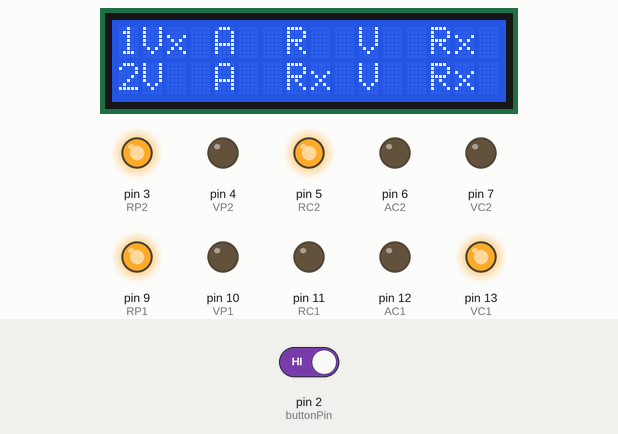
A sketch run on a simulated Arduino Uno, built with avr-gcc and run on an emulated ATmega328P. Parts: 16×2 character LCD, output pins drawn as LEDs (lit = HIGH). Inputs (shaded band) come from the test bench; at power-on: pin 2 (buttonPin) HIGH.

Above: at 1.2 s.
1.3 s: pin 2 (buttonPin) driven LOW
At 6.7 s:
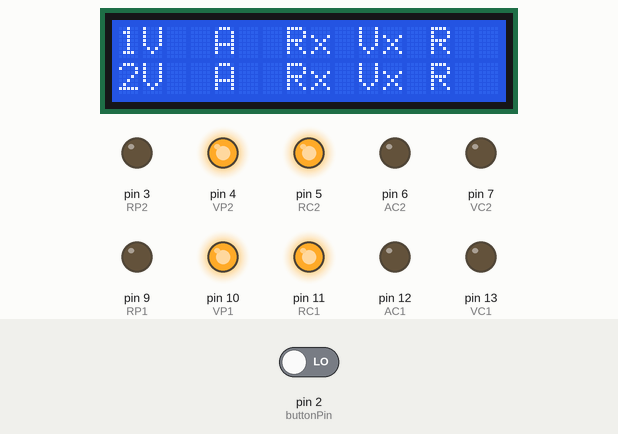
At 9.4 s:
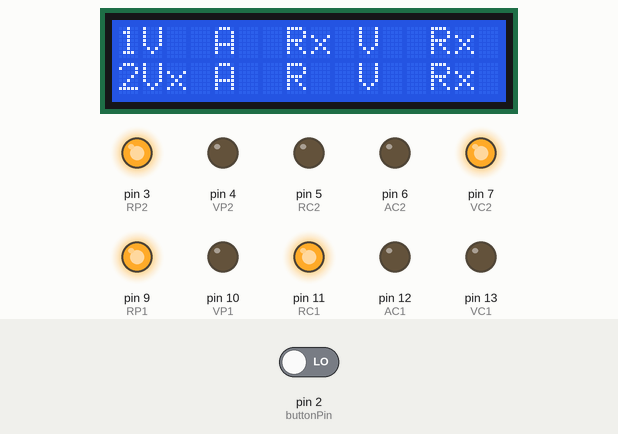
15.3 s: pin 2 (buttonPin) driven HIGH
At 19.3 s:
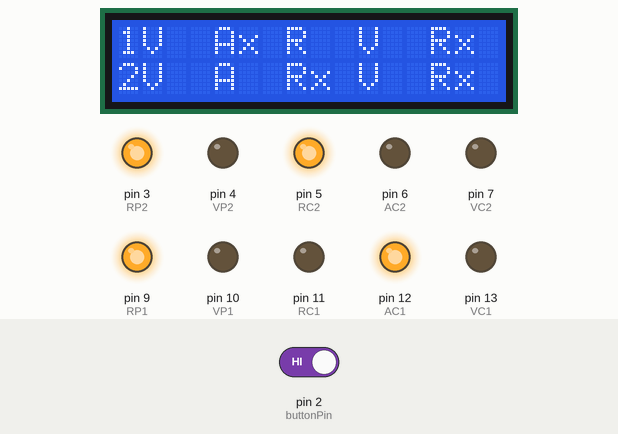
Timing chart, 0 to 34.7 s (numbered marks = the images above; inputs shaded):
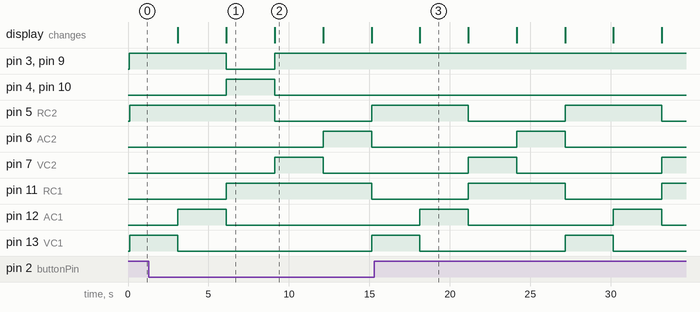

Measured:
- after the input at 1.3 s, pin 3 (RP2), pin 9 (RP1): HIGH → LOW after 4.8 s, → HIGH 3.0 s later; pin 4 (VP2), pin 10 (VP1): LOW → HIGH after 4.8 s, → LOW 3.0 s later; the display: first differs from a run without the input after 4.8 s (image 1)
- after the input at 15.3 s, pin 3 (RP2), pin 9 (RP1): stays HIGH (without the input it goes to LOW after 5.8 s); pin 4 (VP2), pin 10 (VP1): stays LOW (without the input it goes to HIGH after 5.9 s)
- by itself, pin 12 (AC1): alternates HIGH for 3.0 s and LOW for 9.0 s
- what the display in image 1 shows lasts 3.0 s, from 6.1 s to 9.1 s

The sketch:

desafio_01.ino
```cpp
//Nomes: Josefa Aline Santos e Marcella Ricoy
#include <Adafruit_LiquidCrystal.h>

int seconds = 0;

//Variaveis carro e pessoa 1
int VC1 = 13; // verde carro  1
int AC1 = 12; // amarelo carro 1
int RC1 = 11; // vermelho carro 1
int VP1 = 10; // verde pessoa 1
int RP1 = 9; // vermelho pessoa 1

//Variaveis carro e pessoa 2
int VC2 = 7; // verde carro 2
int AC2 = 6; // amarelo carro 2
int RC2 = 5; // vermelho carro 2
int VP2 = 4; // verde pessoa 2
int RP2 = 3; // vermelho pessoa 2

int buttonPin = 2;
int buttonState = 0;

Adafruit_LiquidCrystal lcd_1(0);

void setup()
{
 pinMode(RC1, OUTPUT);
 pinMode(AC1, OUTPUT);
 pinMode(VC1, OUTPUT);
 pinMode(RP1, OUTPUT);
 pinMode(VP1, OUTPUT);
 pinMode(RC2, OUTPUT);
 pinMode(AC2, OUTPUT);
 pinMode(VC2, OUTPUT);
 pinMode(RP2, OUTPUT);
 pinMode(VP2, OUTPUT);
 pinMode(buttonPin, INPUT);

  lcd_1.begin(16, 2);
  lcd_1.print("1V  A  R  V  R");

  lcd_1.setCursor(0, 1);
  lcd_1.print("2V  A  R  V  R");
}

void acendeRP1eRP2()
{
  digitalWrite(RP1, HIGH);
  digitalWrite(RP2, HIGH);
  lcd_1.setCursor(14, 0);
  lcd_1.print("x");
  lcd_1.setCursor(14, 1);
  lcd_1.print("x");
}

void apagaRC1eAC2()
{
  digitalWrite(RC1, LOW);
  digitalWrite(AC2, LOW);
  lcd_1.setCursor(8, 0);
  lcd_1.print(" ");
  lcd_1.setCursor(5, 1);
  lcd_1.print(" ");
}

void acendeVC1eRC2()
{
  digitalWrite(VC1, HIGH);
  digitalWrite(RC2, HIGH);
  lcd_1.setCursor(2, 0);
  lcd_1.print("x");
  lcd_1.setCursor(8, 1);
  lcd_1.print("x");
}

void apagaVC1()
{
  digitalWrite(VC1, LOW);
  lcd_1.setCursor(2, 0);
  lcd_1.print(" ");
}

void acendeAC1()
{
  digitalWrite(AC1,HIGH);
  lcd_1.setCursor(5, 0);
  lcd_1.print("x");
}

void apagaAC1()
{
  digitalWrite(AC1, LOW);
  lcd_1.setCursor(5, 0);
  lcd_1.print(" ");
}

void acendeRC1()
{
  digitalWrite(RC1, HIGH);
  lcd_1.setCursor(8, 0);
  lcd_1.print("x");
}

void apagaRP1eRP2()
{
  digitalWrite(RP1, LOW);
  digitalWrite(RP2, LOW);
  lcd_1.setCursor(14, 0);
  lcd_1.print(" ");
  lcd_1.setCursor(14, 1);
  lcd_1.print(" ");
}

void acendeVP1eVP2()
{
  digitalWrite(VP1, HIGH);
  digitalWrite(VP2, HIGH);
  lcd_1.setCursor(11, 0);
  lcd_1.print("x");
  lcd_1.setCursor(11, 1);
  lcd_1.print("x");
}

void apagaVP1eVP2()
{
  digitalWrite(VP1, LOW);
  digitalWrite(VP2, LOW);
  lcd_1.setCursor(11, 0);
  lcd_1.print(" ");
  lcd_1.setCursor(11, 1);
  lcd_1.print(" ");
}

void apagaRC2()
{
  digitalWrite(RC2, LOW);
  lcd_1.setCursor(8, 1);
  lcd_1.print(" ");
}

void acendeAC2()
{
  digitalWrite(AC2, HIGH);
  lcd_1.setCursor(5, 1);
  lcd_1.print("x");
}

void acendeVC2()
{
  digitalWrite(VC2, HIGH);
  lcd_1.setCursor(2, 1);
  lcd_1.print("x");
}

void apagaVC2()
{
  digitalWrite(VC2, LOW);
  lcd_1.setCursor(2, 1);
  lcd_1.print(" ");
}

void loop()
{
  acendeRP1eRP2(); //acende vermelho pessoa 1 e pessoa 2
  apagaRC1eAC2(); //apaga vermelho carro 1 e amarelo carro 2
  acendeVC1eRC2(); //acende verde carro 1 e vermelho carro 2

  delay(3000);

  apagaVC1(); //apaga verde carro 1
  acendeAC1(); //acende amarelo carro 1

  delay(3000);

  apagaAC1(); //apaga amarelo carro 1
  acendeRC1(); //acende vermelho carro 1


  buttonState = digitalRead(buttonPin);
  Serial.println(buttonState);


//botao pressionado
  if (buttonState == LOW)
  {
  	apagaRP1eRP2(); //apaga vermelho pessoa 1 e pessoa 2
    acendeVP1eVP2(); //acende verde pessoa  1 e pessoa 2

    delay(3000);

    acendeRP1eRP2(); //acende vermelho pessoa 1 e pessoa 2
    apagaVP1eVP2(); //apaga verde pessoa 1 e pessoa 2
  }

  apagaRC2(); //apaga vermelho carro 2
  acendeVC2(); //acende verde carro 2

  delay(3000);

  apagaVC2(); //apaga verde carro 2
  acendeAC2(); //acende amarelo carro 2

  delay(3000);
}
```
